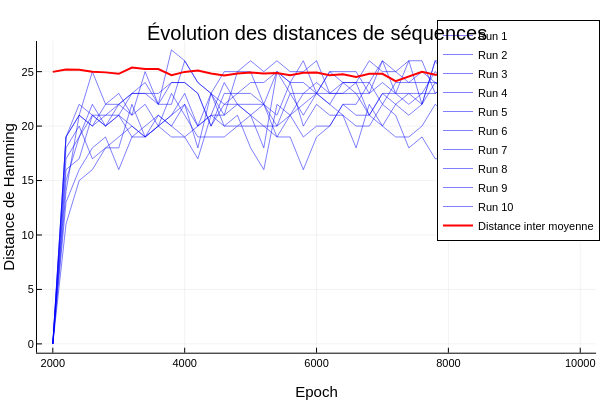

Notebook source saved alongside this figure:
### Markdown cell above
### Chain evolution

### Code cell
using .Benchmark: plot_distances_inter_intra, multi_init

multi_init_seq_over_time = multi_init(target_number, all_ctc_maps, epochs=10000, runs=10, threshold=2000, step=200)

plot_distances_inter_intra(multi_init_seq_over_time)

### Figure 1 — Plotly figure (JSON) as saved in the notebook; plotly's stock layout.template omitted (floating-point values rounded to 4 significant figures)
{"data": [{"colorbar": {"len": 0.8657, "title": "", "x": 0.9934, "y": 0.5087}, "legendgroup": "Run 1", "line": {"color": "rgba(0, 0, 255, 0.500)", "dash": "solid", "shape": "linear", "width": 1}, "mode": "lines", "name": "Run 1", "showlegend": true, "type": "scatter", "x": [2000, 2200, 2400, 2600, 2800, 3000, 3200, 3400, 3600, 3800, 4000, 4200, 4400, 4600, 4800, 5000, 5200, 5400, 5600, 5800, 6000, 6200, 6400, 6600, 6800, 7000, 7200, 7400, 7600, 7800, 8000, 8200, 8400, 8600, 8800, 9000, 9200, 9400, 9600, 9800, 10000], "xaxis": "x", "y": [0, 14, 21, 20, 22, 23, 21, 22, 20, 21, 23, 20, 21, 24, 22, 21, 18, 25, 24, 20, 22, 21, 21, 18, 22, 20, 22, 23, 22, 26, 26, 25, 24, 24, 24, 26, 24, 23, 23, 22, 25], "yaxis": "y"}, {"colorbar": {"len": 0.8657, "title": "", "x": 0.9934, "y": 0.5087}, "legendgroup": "Run 2", "line": {"color": "rgba(0, 0, 255, 0.500)", "dash": "solid", "shape": "linear", "width": 1}, "mode": "lines", "name": "Run 2", "showlegend": true, "type": "scatter", "x": [2000, 2200, 2400, 2600, 2800, 3000, 3200, 3400, 3600, 3800, 4000, 4200, 4400, 4600, 4800, 5000, 5200, 5400, 5600, 5800, 6000, 6200, 6400, 6600, 6800, 7000, 7200, 7400, 7600, 7800, 8000, 8200, 8400, 8600, 8800, 9000, 9200, 9400, 9600, 9800, 10000], "xaxis": "x", "y": [0, 11, 15, 16, 18, 18, 22, 19, 20, 23, 21, 19, 19, 19, 20, 20, 20, 19, 19, 16, 19, 20, 22, 21, 21, 20, 19, 19, 20, 22, 21, 22, 22, 19, 20, 21, 21, 20, 23, 21, 21], "yaxis": "y"}, {"colorbar": {"len": 0.8657, "title": "", "x": 0.9934, "y": 0.5087}, "legendgroup": "Run 3", "line": {"color": "rgba(0, 0, 255, 0.500)", "dash": "solid", "shape": "linear", "width": 1}, "mode": "lines", "name": "Run 3", "showlegend": true, "type": "scatter", "x": [2000, 2200, 2400, 2600, 2800, 3000, 3200, 3400, 3600, 3800, 4000, 4200, 4400, 4600, 4800, 5000, 5200, 5400, 5600, 5800, 6000, 6200, 6400, 6600, 6800, 7000, 7200, 7400, 7600, 7800, 8000, 8200, 8400, 8600, 8800, 9000, 9200, 9400, 9600, 9800, 10000], "xaxis": "x", "y": [0, 19, 21, 20, 21, 21, 20, 19, 20, 19, 19, 17, 21, 20, 21, 18, 16, 22, 21, 22, 23, 25, 24, 24, 24, 22, 24, 24, 24, 24, 23, 20, 20, 21, 23, 23, 23, 26, 24, 23, 21], "yaxis": "y"}, {"colorbar": {"len": 0.8657, "title": "", "x": 0.9934, "y": 0.5087}, "legendgroup": "Run 4", "line": {"color": "rgba(0, 0, 255, 0.500)", "dash": "solid", "shape": "linear", "width": 1}, "mode": "lines", "name": "Run 4", "showlegend": true, "type": "scatter", "x": [2000, 2200, 2400, 2600, 2800, 3000, 3200, 3400, 3600, 3800, 4000, 4200, 4400, 4600, 4800, 5000, 5200, 5400, 5600, 5800, 6000, 6200, 6400, 6600, 6800, 7000, 7200, 7400, 7600, 7800, 8000, 8200, 8400, 8600, 8800, 9000, 9200, 9400, 9600, 9800, 10000], "xaxis": "x", "y": [0, 18, 20, 17, 18, 19, 20, 19, 20, 21, 22, 18, 23, 20, 20, 21, 20, 20, 21, 23, 24, 23, 23, 23, 23, 24, 23, 23, 23, 25, 24, 24, 22, 22, 22, 23, 23, 22, 23, 23, 24], "yaxis": "y"}, {"colorbar": {"len": 0.8657, "title": "", "x": 0.9934, "y": 0.5087}, "legendgroup": "Run 5", "line": {"color": "rgba(0, 0, 255, 0.500)", "dash": "solid", "shape": "linear", "width": 1}, "mode": "lines", "name": "Run 5", "showlegend": true, "type": "scatter", "x": [2000, 2200, 2400, 2600, 2800, 3000, 3200, 3400, 3600, 3800, 4000, 4200, 4400, 4600, 4800, 5000, 5200, 5400, 5600, 5800, 6000, 6200, 6400, 6600, 6800, 7000, 7200, 7400, 7600, 7800, 8000, 8200, 8400, 8600, 8800, 9000, 9200, 9400, 9600, 9800, 10000], "xaxis": "x", "y": [0, 15, 19, 21, 20, 21, 23, 24, 22, 22, 26, 24, 23, 25, 25, 26, 25, 26, 25, 25, 26, 23, 23, 24, 21, 23, 23, 26, 26, 23, 24, 26, 24, 24, 25, 22, 25, 24, 26, 25, 26], "yaxis": "y"}, {"colorbar": {"len": 0.8657, "title": "", "x": 0.9934, "y": 0.5087}, "legendgroup": "Run 6", "line": {"color": "rgba(0, 0, 255, 0.500)", "dash": "solid", "shape": "linear", "width": 1}, "mode": "lines", "name": "Run 6", "showlegend": true, "type": "scatter", "x": [2000, 2200, 2400, 2600, 2800, 3000, 3200, 3400, 3600, 3800, 4000, 4200, 4400, 4600, 4800, 5000, 5200, 5400, 5600, 5800, 6000, 6200, 6400, 6600, 6800, 7000, 7200, 7400, 7600, 7800, 8000, 8200, 8400, 8600, 8800, 9000, 9200, 9400, 9600, 9800, 10000], "xaxis": "x", "y": [0, 16, 17, 21, 20, 21, 19, 19, 21, 20, 22, 20, 23, 22, 23, 24, 24, 25, 24, 26, 23, 25, 25, 25, 23, 26, 25, 26, 22, 26, 24, 25, 24, 25, 24, 25, 25, 25, 22, 23, 25], "yaxis": "y"}, {"colorbar": {"len": 0.8657, "title": "", "x": 0.9934, "y": 0.5087}, "legendgroup": "Run 7", "line": {"color": "rgba(0, 0, 255, 0.500)", "dash": "solid", "shape": "linear", "width": 1}, "mode": "lines", "name": "Run 7", "showlegend": true, "type": "scatter", "x": [2000, 2200, 2400, 2600, 2800, 3000, 3200, 3400, 3600, 3800, 4000, 4200, 4400, 4600, 4800, 5000, 5200, 5400, 5600, 5800, 6000, 6200, 6400, 6600, 6800, 7000, 7200, 7400, 7600, 7800, 8000, 8200, 8400, 8600, 8800, 9000, 9200, 9400, 9600, 9800, 10000], "xaxis": "x", "y": [0, 13, 16, 18, 19, 16, 19, 20, 21, 20, 19, 20, 21, 21, 22, 21, 22, 21, 24, 24, 23, 22, 24, 24, 26, 25, 25, 24, 25, 24, 23, 23, 25, 25, 26, 27, 24, 27, 26, 25, 24], "yaxis": "y"}, {"colorbar": {"len": 0.8657, "title": "", "x": 0.9934, "y": 0.5087}, "legendgroup": "Run 8", "line": {"color": "rgba(0, 0, 255, 0.500)", "dash": "solid", "shape": "linear", "width": 1}, "mode": "lines", "name": "Run 8", "showlegend": true, "type": "scatter", "x": [2000, 2200, 2400, 2600, 2800, 3000, 3200, 3400, 3600, 3800, 4000, 4200, 4400, 4600, 4800, 5000, 5200, 5400, 5600, 5800, 6000, 6200, 6400, 6600, 6800, 7000, 7200, 7400, 7600, 7800, 8000, 8200, 8400, 8600, 8800, 9000, 9200, 9400, 9600, 9800, 10000], "xaxis": "x", "y": [0, 19, 22, 21, 21, 22, 21, 25, 22, 24, 24, 23, 20, 22, 22, 22, 22, 20, 23, 21, 23, 22, 21, 20, 20, 22, 21, 18, 19, 17, 17, 20, 20, 20, 23, 23, 22, 23, 24, 25, 24], "yaxis": "y"}, {"colorbar": {"len": 0.8657, "title": "", "x": 0.9934, "y": 0.5087}, "legendgroup": "Run 9", "line": {"color": "rgba(0, 0, 255, 0.500)", "dash": "solid", "shape": "linear", "width": 1}, "mode": "lines", "name": "Run 9", "showlegend": true, "type": "scatter", "x": [2000, 2200, 2400, 2600, 2800, 3000, 3200, 3400, 3600, 3800, 4000, 4200, 4400, 4600, 4800, 5000, 5200, 5400, 5600, 5800, 6000, 6200, 6400, 6600, 6800, 7000, 7200, 7400, 7600, 7800, 8000, 8200, 8400, 8600, 8800, 9000, 9200, 9400, 9600, 9800, 10000], "xaxis": "x", "y": [0, 19, 21, 25, 22, 22, 23, 23, 23, 24, 24, 23, 20, 23, 23, 23, 22, 19, 21, 19, 20, 20, 22, 22, 24, 26, 23, 22, 23, 23, 24, 23, 19, 21, 18, 20, 21, 17, 22, 25, 24], "yaxis": "y"}, {"colorbar": {"len": 0.8657, "title": "", "x": 0.9934, "y": 0.5087}, "legendgroup": "Run 10", "line": {"color": "rgba(0, 0, 255, 0.500)", "dash": "solid", "shape": "linear", "width": 1}, "mode": "lines", "name": "Run 10", "showlegend": true, "type": "scatter", "x": [2000, 2200, 2400, 2600, 2800, 3000, 3200, 3400, 3600, 3800, 4000, 4200, 4400, 4600, 4800, 5000, 5200, 5400, 5600, 5800, 6000, 6200, 6400, 6600, 6800, 7000, 7200, 7400, 7600, 7800, 8000, 8200, 8400, 8600, 8800, 9000, 9200, 9400, 9600, 9800, 10000], "xaxis": "x", "y": [0, 17, 19, 22, 20, 22, 23, 23, 22, 27, 26, 24, 23, 21, 25, 25, 22, 25, 23, 23, 23, 23, 24, 23, 21, 23, 22, 21, 22, 24, 24, 21, 24, 23, 22, 20, 22, 23, 21, 23, 21], "yaxis": "y"}, {"colorbar": {"len": 0.8657, "title": "", "x": 0.9934, "y": 0.5087}, "legendgroup": "Distance inter moyenne", "line": {"color": "rgba(255, 0, 0, 1.000)", "dash": "solid", "shape": "linear", "width": 2}, "mode": "lines", "name": "Distance inter moyenne", "showlegend": true, "type": "scatter", "x": [2000, 2200, 2400, 2600, 2800, 3000, 3200, 3400, 3600, 3800, 4000, 4200, 4400, 4600, 4800, 5000, 5200, 5400, 5600, 5800, 6000, 6200, 6400, 6600, 6800, 7000, 7200, 7400, 7600, 7800, 8000, 8200, 8400, 8600, 8800, 9000, 9200, 9400, 9600, 9800, 10000], "xaxis": "x", "y": [24.98, 25.2, 25.18, 25, 24.93, 24.8, 25.38, 25.24, 25.24, 24.67, 24.98, 25.11, 24.82, 24.64, 24.82, 24.91, 24.82, 24.87, 24.67, 24.89, 24.91, 24.67, 24.76, 24.51, 24.8, 24.8, 24.13, 24.58, 24.98, 24.71, 24.73, 24.02, 24.04, 24.53, 24.84, 24.67, 24.53, 24.91, 25, 24.69, 24.58], "yaxis": "y"}], "layout": {"annotations": [{"font": {"color": "rgba(0, 0, 0, 1.000)", "family": "sans-serif", "size": 20}, "rotation": 0, "showarrow": false, "text": "Évolution des distances de séquences", "x": 0.5275, "xanchor": "center", "xref": "paper", "y": 1, "yanchor": "top", "yref": "paper"}], "height": 400, "legend": {"bgcolor": "rgba(255, 255, 255, 1.000)", "bordercolor": "rgba(0, 0, 0, 1.000)", "borderwidth": 1, "font": {"color": "rgba(0, 0, 0, 1.000)", "family": "sans-serif", "size": 11}, "title": {"font": {"color": "rgba(0, 0, 0, 1.000)", "family": "sans-serif", "size": 15}, "text": ""}, "tracegroupgap": 0, "traceorder": "normal", "x": 1, "xanchor": "auto", "y": 1, "yanchor": "auto"}, "margin": {"b": 20, "l": 0, "r": 0, "t": 20}, "paper_bgcolor": "rgba(255, 255, 255, 1.000)", "plot_bgcolor": "rgba(255, 255, 255, 1.000)", "showlegend": true, "width": 600, "xaxis": {"anchor": "y", "domain": [0.06165, 0.9934], "gridcolor": "rgba(0, 0, 0, 0.100)", "gridwidth": 0.5, "linecolor": "rgba(0, 0, 0, 1.000)", "mirror": false, "range": [1760, 10240], "showgrid": true, "showline": true, "showticklabels": true, "tickangle": 0, "tickcolor": "rgb(0, 0, 0)", "tickfont": {"color": "rgba(0, 0, 0, 1.000)", "family": "sans-serif", "size": 11}, "tickmode": "array", "ticks": "inside", "ticktext": ["2000", "4000", "6000", "8000", "10000"], "tickvals": [2000, 4000, 6000, 8000, 10000], "title": "Epoch", "titlefont": {"color": "rgba(0, 0, 0, 1.000)", "family": "sans-serif", "size": 15}, "type": "-", "visible": true, "zeroline": false, "zerolinecolor": "rgba(0, 0, 0, 1.000)"}, "yaxis": {"anchor": "x", "domain": [0.07581, 0.9415], "gridcolor": "rgba(0, 0, 0, 0.100)", "gridwidth": 0.5, "linecolor": "rgba(0, 0, 0, 1.000)", "mirror": false, "range": [-0.81, 27.81], "showgrid": true, "showline": true, "showticklabels": true, "tickangle": 0, "tickcolor": "rgb(0, 0, 0)", "tickfont": {"color": "rgba(0, 0, 0, 1.000)", "family": "sans-serif", "size": 11}, "tickmode": "array", "ticks": "inside", "ticktext": ["0", "5", "10", "15", "20", "25"], "tickvals": [0, 5, 10, 15, 20, 25], "title": "Distance de Hamming", "titlefont": {"color": "rgba(0, 0, 0, 1.000)", "family": "sans-serif", "size": 15}, "type": "-", "visible": true, "zeroline": false, "zerolinecolor": "rgba(0, 0, 0, 1.000)"}}}
